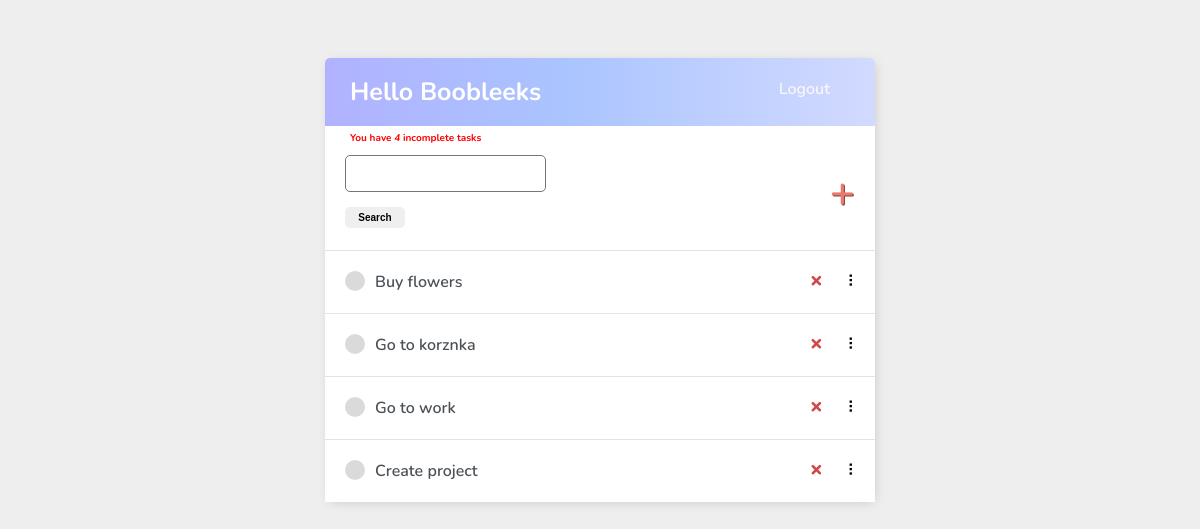
The app's page / (signed in), older data.
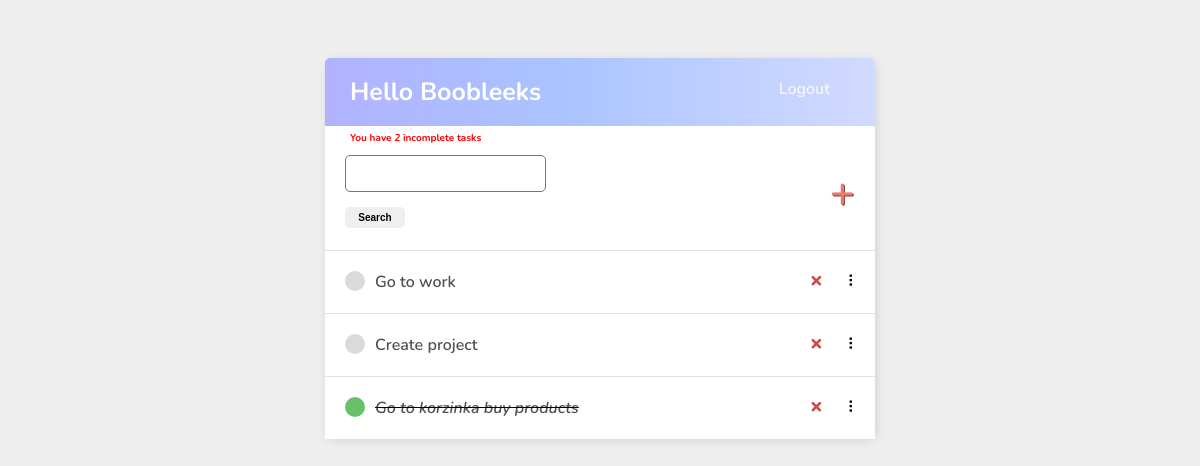
The same page, newer data.
### base/models.py (models this page shows)
class Task(models.Model):
    user = models.ForeignKey(User, on_delete = models.CASCADE, null=True, blank=True)
    title = models.CharField(max_length=200, null=True, blank=True)
    description = models.TextField(max_length=1000, null=True, blank=True)
    complete = models.BooleanField(default = False)
    create = models.DateTimeField(auto_now=True)
    def __str__(self):
        return f"{self.title}"
    class Meta:
        ordering = ["complete"]

### base/views.py (the view)
# urls.py: path("", view=TaskList.as_view(), name='tasks'),
class TaskList(LoginRequiredMixin, ListView):
    model = Task
    context_object_name = 'tasks'
    def get_context_data(self, **kwargs):
        context = super().get_context_data(**kwargs)
        context['tasks'] = context['tasks'].filter(user=self.request.user)
        context['count'] = context['tasks'].filter(complete=False).count()
        search_input = self.request.GET.get('search-area') or ''
        if search_input:
            context['tasks'] = context['tasks'].filter(title__icontains = search_input)
        context['search_input'] = search_input
        return context

### base/templates/base/task_list.html (shortened to what this page needs)
{% extends 'base.html' %}
{% block content %}
<h3 id='counter'>You have <i>{{count}}</i> incomplete task{{ count|pluralize:"s" }}</h3>
<div id="search-add-wrapper">
    <form method="GET" id='search-field'>
        <input type="text" name='search-area' value="{{search_input}}">
        <input type="submit" value="Search" id="search-button">
    </form>
    {% if tasks|length > 0 %}
    <a id="add-link" href="{% url 'task-create' %}">&#x2b;</a>
    {% endif %}
</div>
<div id="tasklist" class="task-items-wrapper">
    {% for task in tasks %}
    <div class="task-wrapper" data-position="{{task.pk}}">
        <div class="task-title">
            {% if task.complete %}
            <div class="task-complete-icon"></div>
            <i><s><a href="{% url 'task-update' task.id %}">{{task}}</a></s></i> {% else %}
            <div class="task-incomplete-icon"></div>
            <a href="{% url 'task-update' task.id %}">{{task}}</a> {% endif %}
        </div>
        <div class="task-controls">
            <a class="delete-link" href="{% url 'task-delete' task.id %}">&#215;</a>
            <span class="handle">&nbsp;&#10247;</span>
        </div>
    </div>
    {% empty %}
    <div style="text-align: center; padding-bottom: 10px; line-height: 1em;">
        <h3>No new tasks are created.</h3>
        <h3>Create a <a style="text-decoration: none; color: #e53935;" href="{% url 'task-create' %}">New task</a> ! </h3>
    </div>
    {% endfor %}
</div>
{% endblock content %}

### templates/base.html (shortened to what this page needs)
<!DOCTYPE html>
<html lang="en">
<head>
</head>
<body>
    <div class="container">
    <header class="header-bar">
        <h1 id='username'>Hello {{request.user|title}}</h1>
        {% if request.user.is_authenticated %}
        <a href="{% url 'logout' %}" id="loginout">Logout</a>
        {% else %}
        <a href="{% url 'login' %}" id="loginout">Login</a>
        {% endif %}
    </header>
    {% block content %}
    {% endblock content %}
</div>
</body>
</html>

### templates/base.html (style rules this page uses)
body { background-color:#EEEEEE; font-family: 'Nunito', sans-serif; padding-top: 50px; }
h1, h2, h3, h4, h5, h6, { font-family: 'Raleway', sans-serif; }
a, p { color:213448 }
a { font-weight: 600; }
.container { max-width: 550px; margin: auto; background-color: #fff; -webkit-box-shadow: 2px 2px 13px -4px rgba(0, 0, 0, 0.21); box-shadow: 2px 2px 13px -4px rgba(0, 0, 0, 0.21); border-radius: 5px 5px 5px 5px; }
input { outline: none; border: none; }
#search-button { margin-top: 15px; padding: 5px; border-radius: 5px 5px 5px 5px; width: 60px; font-size: 10px; font-weight: bold; }
#search-field { display: flex; align-items: right; flex-direction: column; min-height: 75px; }
.header-bar { display: flex; justify-content: space-between; color: #fff; padding: 0 25px 0 25px; border-radius: 5px 5px 0 0; background: linear-gradient(90deg, #B1B2FF 0%, #AAC4FF 43%, #D2DAFF 100%); }
.header-bar a { color: rgb(247, 247, 247); text-decoration: none; }
.task-wrapper { display: flex; align-items: center; justify-content: space-between; background-color: #fff; border-top: 1px solid #dfe4ea; overflow: hidden; }
.task-title { display: flex; padding: 20px; }
.task-title a { text-decoration: none; color: #4b5156; margin-left: 10px; }
.task-complete-icon { height: 20px; width: 20px; background-color: rgb(105, 192, 105); border-radius: 50%; }
.task-incomplete-icon { height: 20px; width: 20px; background-color: rgb(218, 218, 218); border-radius: 50%; }
.delete-link { text-decoration: none; font-weight: 900; color: #cf4949; font-size: 22px; line-height: 0; padding: 20px 0px; }
.handle { display: inline-block; padding: 20px 16px; cursor: grab; user-select: none; }
.handle:after, .handle:before { display: block; content: ""; }
#add-link { color: #EB796F; text-decoration: none; font-size: 42px; text-shadow: 1px 1px #81413b; }
#search-add-wrapper { display: flex; justify-content: space-between; align-items: center; padding: 10px 20px 20px 20px; }
input[type=text], input[type=password], textarea { border: 1px solid #757575; border-radius: 5px; padding: 10px; width: 90%; }
::placeholder { font-weight: 300; opacity: 0.5; }
#username { font-size: 25px; }
#loginout { margin: 20px }
#counter { font-size: 10px; padding-left: 25px; margin: 5px 0 0 0 ; color: red; }

Row changes from the older to the newer data that the page shows:
removed Task: title "Buy flowers"
removed Task: title "Go to korznka"
added Task: title "Go to korzinka buy products"
Text that changed along with them:
{{ count }}: "4" → "2"
